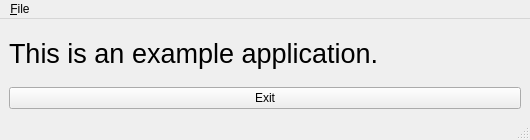
<?xml version="1.0" encoding="UTF-8"?>
<ui version="4.0">
 <class>Window</class>
 <widget class="QMainWindow" name="Window">
  <property name="geometry">
   <rect>
    <x>0</x>
    <y>0</y>
    <width>530</width>
    <height>140</height>
   </rect>
  </property>
  <property name="windowTitle">
   <string>Window</string>
  </property>
  <widget class="QWidget" name="centralwidget">
   <layout class="QVBoxLayout" name="verticalLayout">
    <item>
     <spacer name="verticalSpacer">
      <property name="orientation">
       <enum>Qt::Vertical</enum>
      </property>
      <property name="sizeHint" stdset="0">
       <size>
        <width>20</width>
        <height>16</height>
       </size>
      </property>
     </spacer>
    </item>
    <item>
     <widget class="QLabel" name="label">
      <property name="font">
       <font>
        <pointsize>20</pointsize>
       </font>
      </property>
      <property name="text">
       <string>This is an example application.</string>
      </property>
     </widget>
    </item>
    <item>
     <spacer name="verticalSpacer_2">
      <property name="orientation">
       <enum>Qt::Vertical</enum>
      </property>
      <property name="sizeHint" stdset="0">
       <size>
        <width>20</width>
        <height>17</height>
       </size>
      </property>
     </spacer>
    </item>
    <item>
     <widget class="QPushButton" name="pushButton">
      <property name="text">
       <string>Exit</string>
      </property>
     </widget>
    </item>
   </layout>
  </widget>
  <widget class="QMenuBar" name="menubar">
   <property name="geometry">
    <rect>
     <x>0</x>
     <y>0</y>
     <width>530</width>
     <height>26</height>
    </rect>
   </property>
   <widget class="QMenu" name="menuFile">
    <property name="title">
     <string>&amp;File</string>
    </property>
    <addaction name="actionE_xit"/>
   </widget>
   <addaction name="menuFile"/>
  </widget>
  <widget class="QStatusBar" name="statusbar"/>
  <action name="actionE_xit">
   <property name="text">
    <string>E&amp;xit</string>
   </property>
   <property name="shortcut">
    <string>Ctrl+Q</string>
   </property>
  </action>
 </widget>
 <resources/>
 <connections>
  <connection>
   <sender>pushButton</sender>
   <signal>clicked()</signal>
   <receiver>Window</receiver>
   <slot>close()</slot>
   <hints>
    <hint type="sourcelabel">
     <x>290</x>
     <y>264</y>
    </hint>
    <hint type="destinationlabel">
     <x>252</x>
     <y>196</y>
    </hint>
   </hints>
  </connection>
  <connection>
   <sender>actionE_xit</sender>
   <signal>triggered()</signal>
   <receiver>Window</receiver>
   <slot>close()</slot>
   <hints>
    <hint type="sourcelabel">
     <x>-1</x>
     <y>-1</y>
    </hint>
    <hint type="destinationlabel">
     <x>394</x>
     <y>152</y>
    </hint>
   </hints>
  </connection>
 </connections>
</ui>
